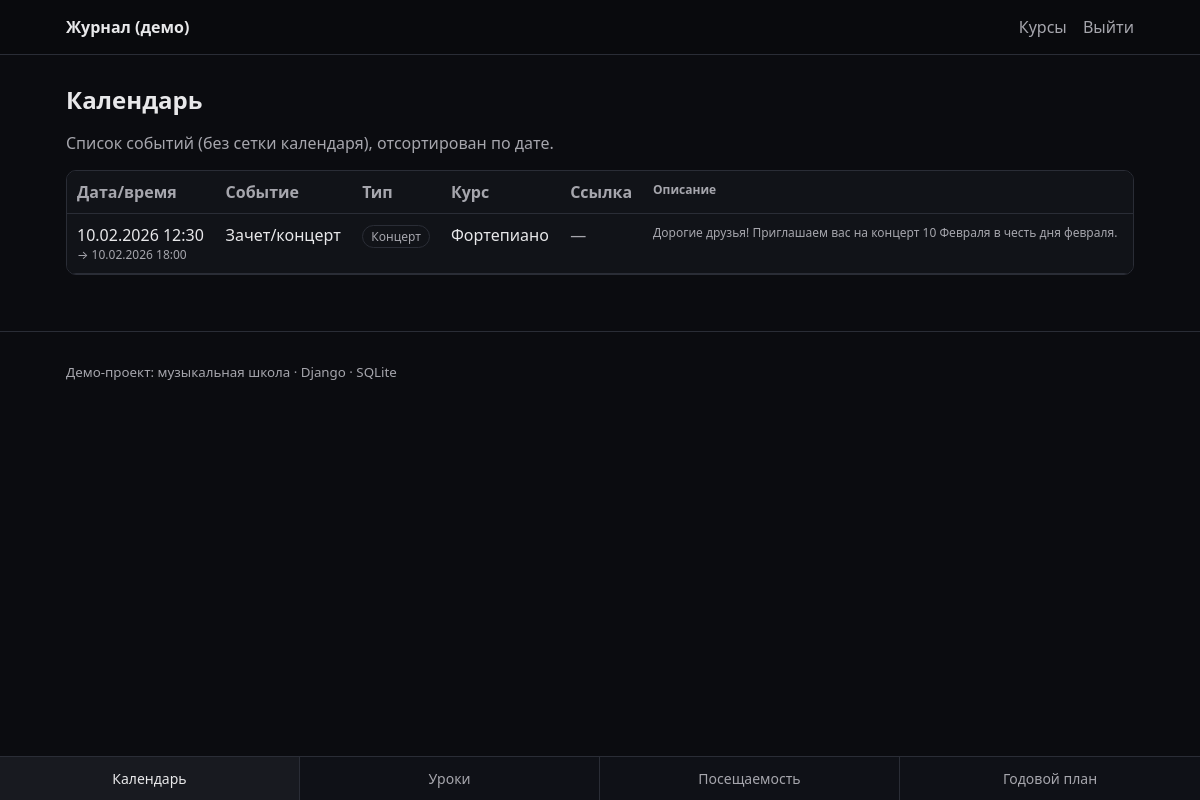
Page /calendar/ (signed in) on the earlier database version.
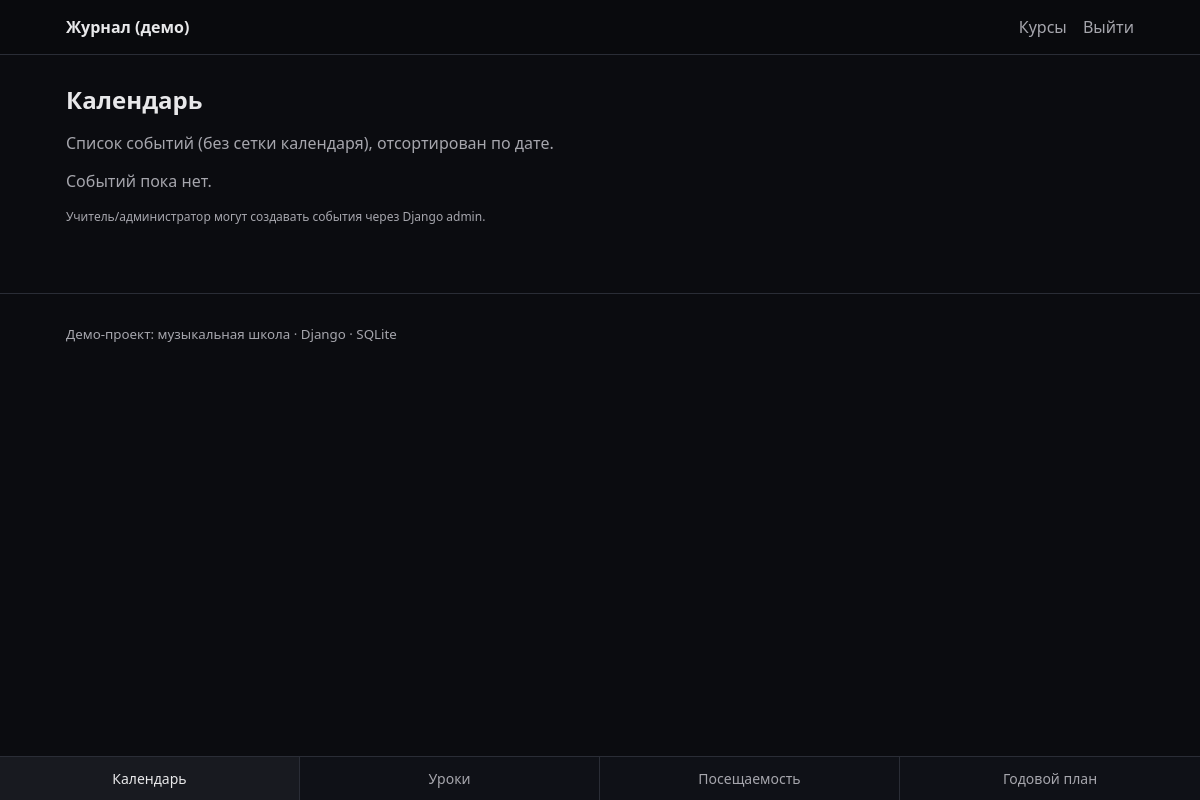
Same page on the later database version.
### apps/schedule/models.py (models this page shows, shortened)
class Event(models.Model):
    class EventType(models.TextChoices):
        LESSON = "LESSON", "Урок"
        EXAM = "EXAM", "Экзамен"
        CONCERT = "CONCERT", "Концерт"
    title = models.CharField(max_length=200)
    event_type = models.CharField(max_length=16, choices=EventType.choices)
    start_datetime = models.DateTimeField()
    end_datetime = models.DateTimeField()
    description = models.TextField(blank=True, default="")
    external_url = models.URLField(blank=True, default="")
    course = models.ForeignKey(Course, on_delete=models.SET_NULL, null=True, blank=True, related_name="events")
    created_by = models.ForeignKey(
        settings.AUTH_USER_MODEL,
        on_delete=models.CASCADE,
        related_name="created_events",
    )
    participants = models.ManyToManyField(
        settings.AUTH_USER_MODEL,
        blank=True,
        related_name="schedule_events",
    )
    class Meta:
        ordering = ("start_datetime",)

### apps/school/models.py (models this page shows, shortened)
class Course(models.Model):
    name = models.CharField(max_length=200)
    course_type = models.ForeignKey(CourseType, on_delete=models.PROTECT, related_name="courses")
    teacher = models.ForeignKey(
        settings.AUTH_USER_MODEL,
        on_delete=models.SET_NULL,
        null=True,
        blank=True,
        related_name="teaching_courses",
    )

### apps/schedule/views.py (the view, shortened to what this page needs)
# urls.py: path("calendar/", calendar_list, name="calendar_list"),
@login_required
def calendar_list(request):
    profile = request.user.profile
    qs = Event.objects.all().select_related("course", "created_by").prefetch_related("participants")
    if profile.role == Profile.Role.ADMIN:
        events = qs
        ctx = {"events": events, "mode": "admin"}
        return render(request, "schedule/calendar_list.html", ctx)
    if profile.role == Profile.Role.TEACHER:
        teacher_courses = Course.objects.filter(teacher=request.user)
        events = qs.filter(Q(course__in=teacher_courses) | Q(created_by=request.user)).distinct()
        ctx = {"events": events, "mode": "teacher"}
        return render(request, "schedule/calendar_list.html", ctx)

### templates/schedule/calendar_list.html (shortened to what this page needs)
{% extends "base.html" %}
{% block content %}
  <h1>Календарь</h1>
  <p class="muted">Список событий (без сетки календаря), отсортирован по дате.</p>
  {% if not events and mode != "student" %}
    <p class="muted">Событий пока нет.</p>
    <p class="muted small">
      Учитель/администратор могут создавать события через Django admin.
    </p>
  {% else %}
    {% if mode == "student" %}
      <div class="tabs">
        <button class="tab-btn active" data-tab="my-events">Мои события</button>
        <button class="tab-btn" data-tab="registration">Регистрация</button>
      </div>
      <div class="tab-panel active" id="my-events">
        {% if not events %}
          <p class="muted">Вы пока не зарегистрированы ни на одно событие.</p>
        {% else %}
          <div class="table-wrap">
            <table class="table">
              <thead>
                <tr>
                  <th>Дата/время</th>
                  <th>Событие</th>
                  <th>Тип</th>
                  <th>Курс</th>
                  <th>Ссылка</th>
                  <th class="muted small">Описание</th>
                </tr>
              </thead>
              <tbody>
                {% for e in events %}
                  <tr>
                    <td>
                      <div>{{ e.start_datetime|date:"d.m.Y H:i" }}</div>
                      <div class="muted small">→ {{ e.end_datetime|date:"d.m.Y H:i" }}</div>
                    </td>
                    <td>{{ e.title }}</td>
                    <td><span class="tag">{{ e.get_event_type_display }}</span></td>
                    <td>
                      {% if e.course %}
                        {{ e.course.name }}
                      {% else %}
                        <span class="muted">—</span>
                      {% endif %}
                    </td>
                    <td>
                      {% if e.external_url %}
                        <a href="{{ e.external_url }}" target="_blank" rel="noopener noreferrer">Открыть</a>
                      {% else %}
                        <span class="muted">—</span>
                      {% endif %}
                    </td>
                    <td class="muted small">
                      {% if e.description %}{{ e.description }}{% else %}—{% endif %}
                    </td>
                  </tr>
                {% endfor %}
              </tbody>
            </table>
          </div>
        {% endif %}
      </div>
      <div class="tab-panel" id="registration">
        {% if not registration_events %}
          <p class="muted">Нет доступных событий для регистрации.</p>
        {% else %}
          <div class="table-wrap">
            <table class="table">
              <thead>
                <tr>
                  <th>Дата/время</th>
                  <th>Событие</th>
                  <th>Тип</th>
                  <th>Курс</th>
                  <th>Ссылка</th>
                  <th class="muted small">Описание</th>
                  <th></th>
                </tr>
              </thead>
              <tbody>
                {% for e in registration_events %}
                  <tr>
                    <td>
                      <div>{{ e.start_datetime|date:"d.m.Y H:i" }}</div>
                      <div class="muted small">→ {{ e.end_datetime|date:"d.m.Y H:i" }}</div>
                    </td>
                    <td>{{ e.title }}</td>
                    <td><span class="tag">{{ e.get_event_type_display }}</span></td>
                    <td>
                      {% if e.course %}
                        {{ e.course.name }}
                      {% else %}
                        <span class="muted">—</span>
                      {% endif %}
                    </td>
                    <td>
                      {% if e.external_url %}
                        <a href="{{ e.external_url }}" target="_blank" rel="noopener noreferrer">Открыть</a>
                      {% else %}
                        <span class="muted">—</span>
                      {% endif %}
                    </td>
                    <td class="muted small">
                      {% if e.description %}{{ e.description }}{% else %}—{% endif %}
                    </td>
                    <td>
                      <form method="post" action="/calendar/register/{{ e.id }}/">
                        {% csrf_token %}
                        <button class="btn" type="submit">Записаться</button>
                      </form>
                    </td>
                  </tr>
                {% endfor %}
              </tbody>
            </table>
          </div>
        {% endif %}
      </div>
      <script>
        const buttons = document.querySelectorAll('.tab-btn');
        const panels = document.querySelectorAll('.tab-panel');
        const urlParams = new URLSearchParams(window.location.search);
        const activeTab = urlParams.get('tab') || 'my-events';
        function activateTab(tabId) {
          buttons.forEach((btn) => btn.classList.toggle('active', btn.dataset.tab === tabId));
          panels.forEach((panel) => panel.classList.toggle('active', panel.id === tabId));
        }
        buttons.forEach((btn) => {
          btn.addEventListener('click', () => activateTab(btn.dataset.tab));
        });
        activateTab(activeTab);
      </script>
    {% else %}
      <div class="table-wrap">
        <table class="table">
          <thead>
            <tr>
              <th>Дата/время</th>
              <th>Событие</th>
              <th>Тип</th>
              <th>Курс</th>
              <th>Ссылка</th>
              <th class="muted small">Описание</th>
            </tr>
          </thead>
          <tbody>
            {% for e in events %}
              <tr>
                <td>
                  <div>{{ e.start_datetime|date:"d.m.Y H:i" }}</div>
                  <div class="muted small">→ {{ e.end_datetime|date:"d.m.Y H:i" }}</div>
                </td>
                <td>{{ e.title }}</td>
                <td><span class="tag">{{ e.get_event_type_display }}</span></td>
                <td>
                  {% if e.course %}
                    {{ e.course.name }}
                  {% else %}
                    <span class="muted">—</span>
                  {% endif %}
                </td>
                <td>
                  {% if e.external_url %}
                    <a href="{{ e.external_url }}" target="_blank" rel="noopener noreferrer">Открыть</a>
                  {% else %}
                    <span class="muted">—</span>
                  {% endif %}
                </td>
                <td class="muted small">
                  {% if e.description %}{{ e.description }}{% else %}—{% endif %}
                </td>
              </tr>
            {% endfor %}
          </tbody>
        </table>
      </div>
    {% endif %}
  {% endif %}
{% endblock %}

### templates/base.html (shortened to what this page needs)
{% load static %}
<!doctype html>
<html lang="ru">
<head>
  <link rel="stylesheet" href="{% static 'css/main.css' %}">
</head>
<body>
  <header class="site-header">
    <div class="container header-row">
      <div class="brand">
        <a href="/dashboard">Журнал (демо)</a>
      </div>
      <nav class="nav">
        {% if user.is_authenticated %}
          <a href="/courses/">Курсы</a>
          <a href="/logout">Выйти</a>
        {% else %}
          <a href="/login">Вход</a>
        {% endif %}
      </nav>
    </div>
  </header>
  <main class="container">
    {% block content %}{% endblock %}
  </main>
  <footer class="site-footer">
    <div class="container">
      <small>Демо-проект: музыкальная школа · Django · SQLite</small>
    </div>
  </footer>
  {% if user.is_authenticated %}
    <nav class="bottom-nav">
      <a class="bottom-link {% if request.path|slice:':10' == '/calendar/' %}active{% endif %}"
       href="/calendar/">Календарь</a>
      <a class="bottom-link {% if request.path|slice:':9' == '/lessons/' %}active{% endif %}"
       href="/lessons/">Уроки</a>
      <a class="bottom-link {% if request.path|slice:':12' == '/attendance/' %}active{% endif %}"
       href="/attendance/">Посещаемость</a>
      <a class="bottom-link {% if request.path|slice:':7' == '/goals/' %}active{% endif %}"
       href="/goals/">Годовой план</a>
  </nav>
{% endif %}
</body>
</html>

### static/css/main.css (style rules this page uses)
:root { --bg: #0b0c10; --panel: #111318; --text: #e8e8ea; --muted: #a6a6ad; --border: #2a2d36; --accent: #6aa8ff; --error: #ff6a6a; --ok: #7dff9b; }
* { box-sizing: border-box; }
body { margin: 0; font-family: system-ui, -apple-system, Segoe UI, Roboto, Arial, sans-serif; background: var(--bg); color: var(--text); }
a { color: var(--accent); text-decoration: none; }
.container { max-width: 1100px; margin: 0 auto; padding: 16px; }
.site-header { border-bottom: 1px solid var(--border); background: rgba(0,0,0,0.2); }
.header-row { display: flex; align-items: center; justify-content: space-between; gap: 12px; }
.brand a { color: var(--text); font-weight: 600; }
.nav a { margin-left: 12px; color: var(--muted); }
.site-footer { border-top: 1px solid var(--border); margin-top: 40px; padding: 12px 0; color: var(--muted); }
h1 { font-size: 24px; margin: 12px 0 16px; }
.muted { color: var(--muted); }
.small { font-size: 12px; }
body { padding-bottom: 64px; }
.bottom-nav { position: fixed; left: 0; right: 0; bottom: 0; border-top: 1px solid var(--border); background: rgba(17, 19, 24, 0.92); backdrop-filter: blur(8px); display: grid; grid-template-columns: repeat(auto-fit, minmax(0, 1fr)); z-index: 1000; }
.bottom-link { text-align: center; padding: 12px 10px; color: var(--muted); font-size: 14px; border-right: 1px solid var(--border); }
.bottom-link:last-child { border-right: none; }
.bottom-link.active { color: var(--text); background: rgba(255, 255, 255, 0.04); }

Differences in the rows shown:
removed Event: start_datetime "10.02.2026 12:30", end_datetime "10.02.2026 18:00", title "Зачет/концерт", event_type "Концерт", course.name "Фортепиано", description "Дорогие друзья! Приглашаем вас на концерт 10 Февраля в честь дня февраля."
Other differences:
text no longer shown: "Дата/время Событие Тип Курс Ссылка Описание"
text now shown: "Событий пока нет. Учитель/администратор могут создавать события через Django admin."
